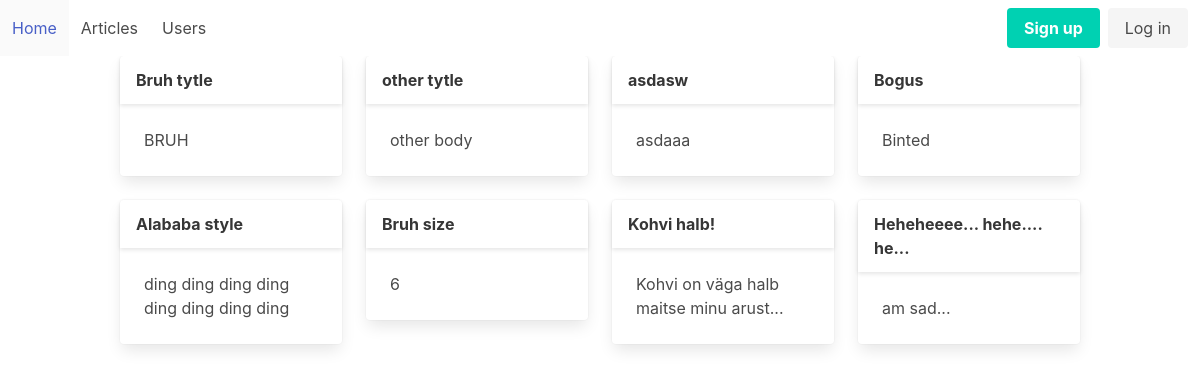
The page / on the database its author committed.
### tables this page shows
CREATE TABLE "articles"
(
    id    integer
        primary key autoincrement,
    title text,
    body  text
);

### helpers.php (called while the page is built, shortened)
<?php
function view($viewName, $vars = []){
    extract($vars);
    include __DIR__ . "/views/$viewName.php";
}

### src/Controllers/PublicController.php (called while the page is built, shortened)
<?php
class PublicController {
    public function home() {
        $articles = Article::all();
        view('home', compact('articles'));
    }
}

### src/DB.php (called while the page is built, shortened)
<?php
class DB {
    private $conn;
    public function __construct()
    {
        try {
            $this->conn = new PDO("sqlite:db.sqlite");
            $this->conn->setAttribute(PDO::ATTR_ERRMODE, PDO::ERRMODE_EXCEPTION);
        } catch(PDOException $e) {
            echo "Connection failed: " . $e->getMessage();
        }
    }
    public function all($table,$class){
        $stmt = $this->conn->prepare("SELECT * FROM  $table");
        $stmt->execute();
        $stmt->setFetchMode(PDO::FETCH_CLASS, $class);
        return $stmt->fetchAll();
    }
}

### src/Models/Model.php (called while the page is built, shortened)
<?php
class Model{
    public static $table;
    public static function all(){
        $db = new DB();
        return $db->all(static::$table, static::class);
    }
}

### views/home.php (the view)
<?php include __DIR__ . '/pars/header.php'; ?>
  <div class="container">
    <div class="columns is-multiline">
      <?php foreach($articles as $article): ?>
      <div class="column is-3">
        <div class="card">
          <header class="card-header">
            <p class="card-header-title">
              <?=$article->title?>
            </p>
          </header>
          <div class="card-content">
            <div class="content">
              <?=$article->body?>
            </div>
          </div>
        </div>
      </div>
      <?php endforeach; ?>
    </div>
  </div>
<?php include __DIR__ . '/pars/footer.php'; ?>

### rows shown on the page
articles: title "Bruh tytle", body "BRUH"
articles: title "other tytle", body "other body"
articles: title "asdasw", body "asdaaa"
articles: title "Bogus", body "Binted"
articles: title "Alababa style", body "ding ding ding ding ding ding ding ding"
articles: title "Bruh size", body "6"
articles: title "Kohvi halb!", body "Kohvi on väga halb maitse minu arust..."
articles: title "Heheheeee... hehe.... he...", body "am sad..."
